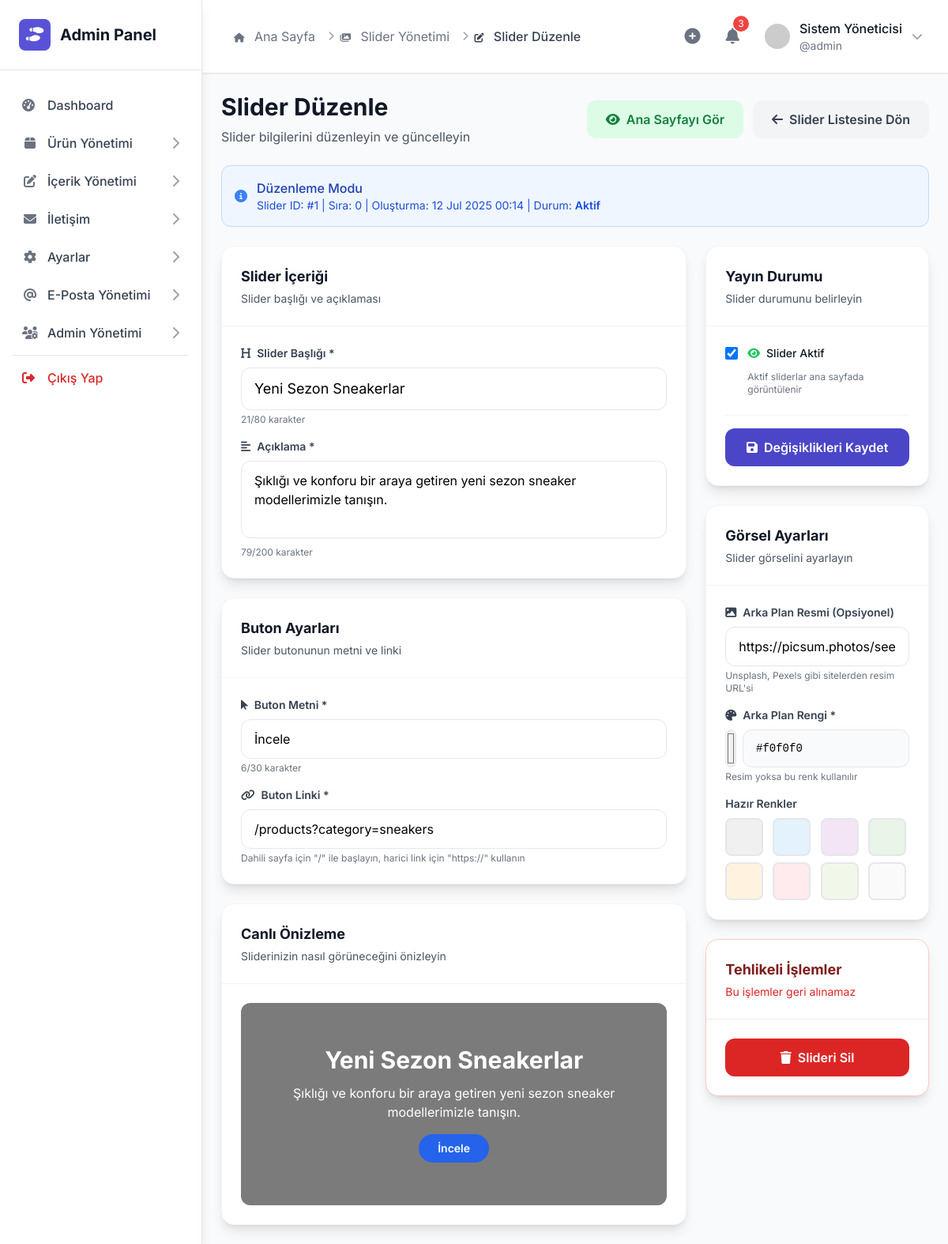
Page /admin/slider-edit.php?id=1 (signed in) on the committed database.
### tables this page shows
CREATE TABLE IF NOT EXISTS `slider_items` (
  `id` bigint(20) NOT NULL AUTO_INCREMENT,
  `title` text NOT NULL,
  `description` text DEFAULT NULL,
  `image_url` text DEFAULT NULL,
  `bg_color` varchar(255) DEFAULT '#f0f0f0',
  `button_text` varchar(255) NOT NULL,
  `button_url` varchar(255) NOT NULL,
  `is_active` tinyint(1) DEFAULT 1,
  `sort_order` int(11) DEFAULT 0,
  `created_at` timestamp NULL DEFAULT current_timestamp(),
  PRIMARY KEY (`id`)
);

### admin/slider-edit.php (the view, shortened to what the rows shown need)
<?php
require_once '../services/SliderService.php';
$slider_id = intval($_GET['id'] ?? 0);
try {
    $sliderService = new SliderService();
    $slider = $sliderService->getSliderById($slider_id);
} catch (Exception $e) {
    set_flash_message('error', 'Slider yüklenirken bir hata oluştu: ' . $e->getMessage());
    header('Location: sliders.php');
    exit;
}
include 'includes/header.php';
?>
<div class="space-y-6">
    <div class="flex flex-col lg:flex-row lg:items-center lg:justify-between">
        <div>
            <h1 class="text-3xl font-bold text-gray-900 mb-2">Slider Düzenle</h1>
        </div>
    </div>
    <div class="bg-blue-50 border border-blue-200 rounded-xl p-4">
        <div class="flex items-center">
            <div>
                <p class="text-blue-800 font-medium">Düzenleme Modu</p>
                <p class="text-blue-700 text-sm">
                    Slider ID: #<?= $slider['id'] ?> |
                    Sıra: <?= $slider['sort_order'] ?> |
                    Oluşturma: <?= date('d M Y H:i', strtotime($slider['created_at'])) ?> |
                    Durum: <span class="font-semibold"><?= $slider['is_active'] ? 'Aktif' : 'Pasif' ?></span>
                </p>
            </div>
        </div>
    </div>
    <form method="POST" class="space-y-6">
        <div class="grid grid-cols-1 lg:grid-cols-3 gap-6">
            <div class="lg:col-span-2 space-y-6">
                <div class="bg-white rounded-2xl shadow-lg border border-gray-100 overflow-hidden">
                    <div class="p-6">
                        <div id="slider-preview" class="relative h-64 rounded-xl overflow-hidden" style="background-color: <?= htmlspecialchars($_POST['bg_color'] ?? '#f0f0f0') ?>;">
                            <div class="relative z-10 h-full flex items-center justify-center text-center text-white">
                                <div class="max-w-md px-4">
                                    <h2 id="preview-title" class="text-2xl md:text-3xl font-bold mb-3"><?= htmlspecialchars($_POST['title'] ?? 'Slider Başlığı') ?></h2>
                                </div>
                            </div>
                        </div>
                    </div>
                </div>
            </div>
        </div>
    </form>
</div>
<?php
include 'includes/footer.php';
?>

### rows in the picture
slider_items: id "1", sort_order "0", created_at "12 Jul 2025 00:14"

### other values in the picture
$item['title'] "Dashboard"
$item['title'] "Ürün Yönetimi"
$item['title'] "İçerik Yönetimi"
$item['title'] "İletişim"
$item['title'] "Ayarlar"
$item['title'] "E-Posta Yönetimi"
$item['title'] "Admin Yönetimi"
$crumb['title'] "Ana Sayfa"
$crumb['title'] "Slider Yönetimi"
$crumb['title'] "Slider Düzenle"
$admin_info['full_name'] "Sistem Yöneticisi"
$admin_info['username'] "admin"
$_POST['title'] "Yeni Sezon Sneakerlar"
$_POST['description'] "Şıklığı ve konforu bir araya getiren yeni sezon sneaker modellerimizle tanışın."
$_POST['button_text'] "İncele"
